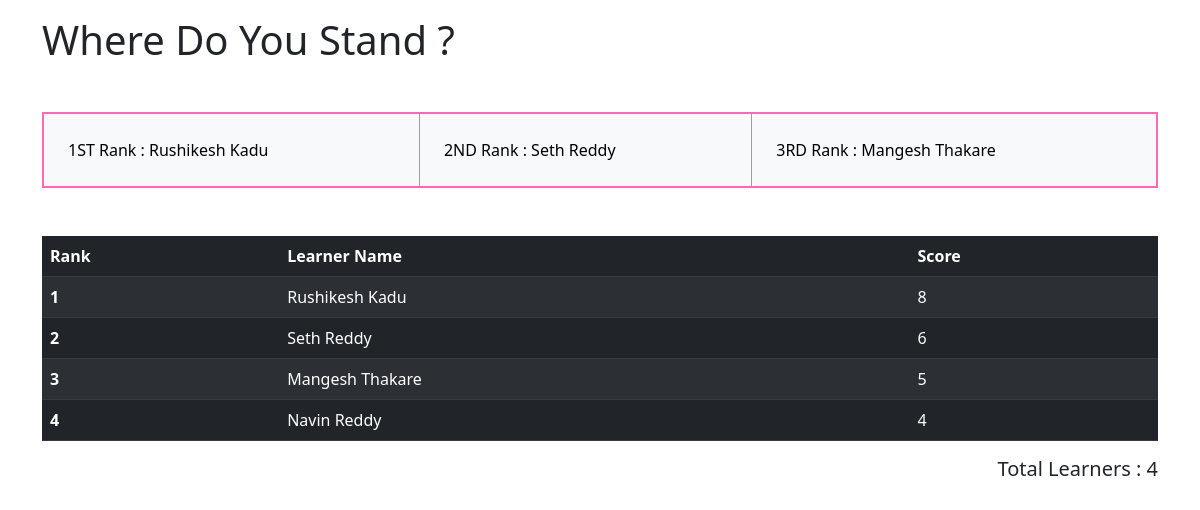
Page /www.TestingSystem.com/highStat/ on the earlier database version.
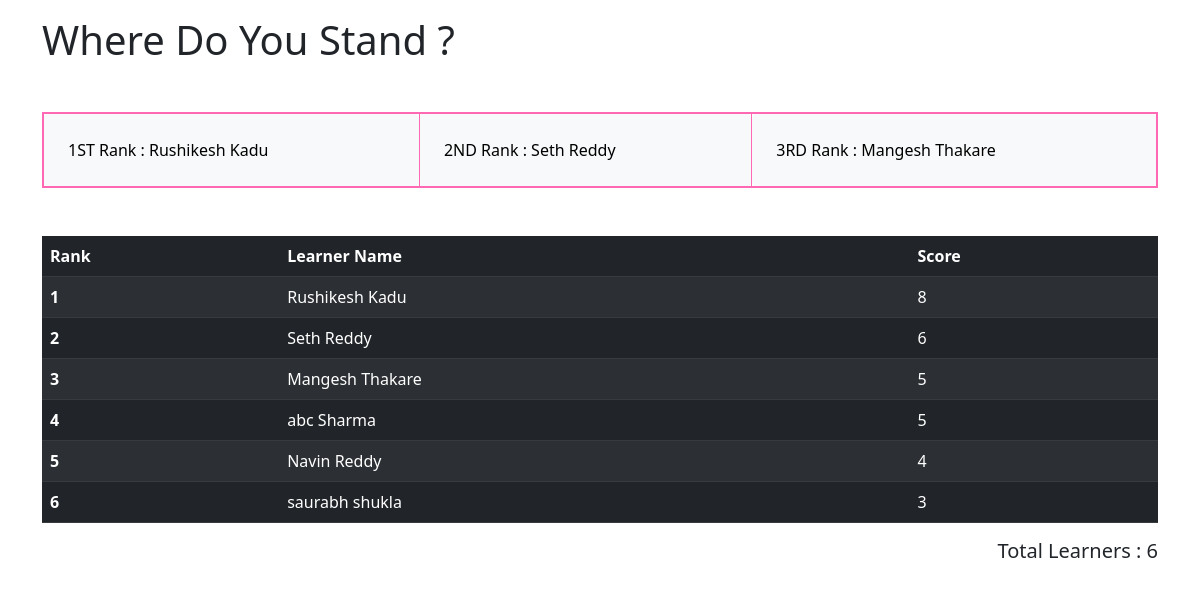
Same page on the later database version.
### QuestionPaper/models.py (models this page shows, shortened)
class History(models.Model):
    Name = models.CharField(max_length=200)
    Date = models.CharField(max_length=100)
    Time = models.CharField(max_length=100)
    Score = models.IntegerField()
    Sub = models.CharField(max_length=100,default=False)
    Email = models.EmailField(null=True)

### Home/views.py (the view)
# urls.py: path('highStat/',highStatistics),
def highStatistics(request):
    Data={}
    queryset = History.objects.order_by('-Score')           # Fetching score data from the History table
    for record in queryset:
        if record.Name not in list(Data.keys()):
            Data[record.Name]=record.Score
    high_Score = list(Data.keys())
    learners = len(high_Score)
    first = high_Score[0]
    second = high_Score[1]
    third = high_Score[2]
    data=[]
    for key in Data:
        data.append([key,Data[key]])
    dict_data={'Data':data,'first':first,'second':second,'third':third,'learner':learners}
    return render(request,'Home/highstat.html',dict_data)

### templates/Home/highstat.html (shortened to what this page needs)
<!DOCTYPE html>
<html lang="en">
  <head>
    <link
      href="https://cdn.jsdelivr.net/npm/bootstrap@5.3.0-alpha3/dist/css/bootstrap.min.css"
      rel="stylesheet"
    />
  </head>
  <body>
    <div class="container">
      <h1 class="mt-3 mb-3">Where Do You Stand ? </h1>
      <table class="table table-bordered table-light table-striped mt-5 mb-5" style="border:2px solid hotpink">
        <thead>
          <tr class="">
            <td class="p-4 rounded " scope="col">1ST Rank : {{first}}     </td>
            <td class="p-4 rounded " scope="col">2ND Rank : {{second}}    </td>
          <td class="p-4 rounded " scope="col">3RD Rank : {{third}}       </td>
          </tr>
        </thead>
      </table>
    <table class="table table-dark table-striped">
      <thead>
        <tr>
          <th scope="col">Rank</th>
          <th scope="col">Learner Name</th>
          <th scope="col">Score</th>
        </tr>
      </thead>
      <tbody>
        {% for name,score in Data %}
            <tr>
              <th scope="row">{{forloop.counter}}</th>
              <td>{{name}}</td>
              <td>{{score}}</td>
            </tr>
        {% endfor %}
      </tbody>
    </table>
    <h5 class="text-end">Total Learners : {{learner}}</h5>
  </div>
  </body>
</html>

Differences in the rows shown:
added History: Data "abc Sharma"
added History: Data "saurabh shukla"
Other differences:
{{ learner }}: "4" → "6"
new list line: "4 5"
new list line: "6 3"
